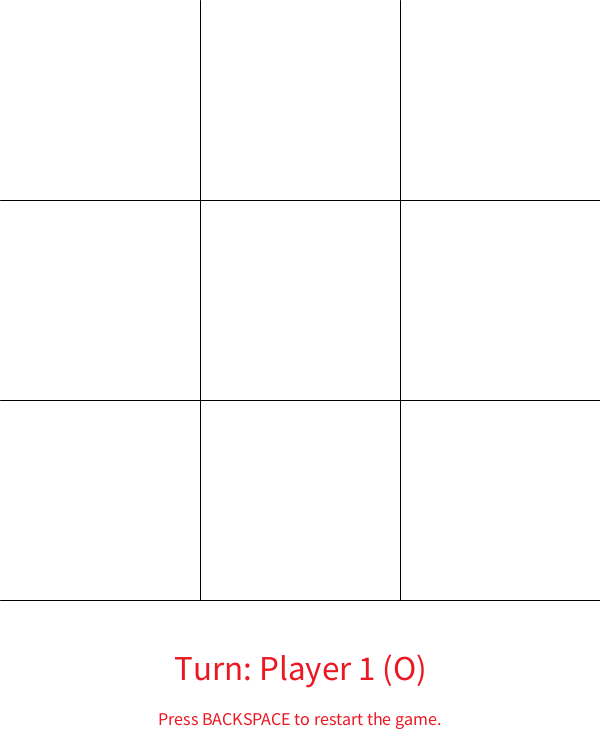
Frame 1 (no input)
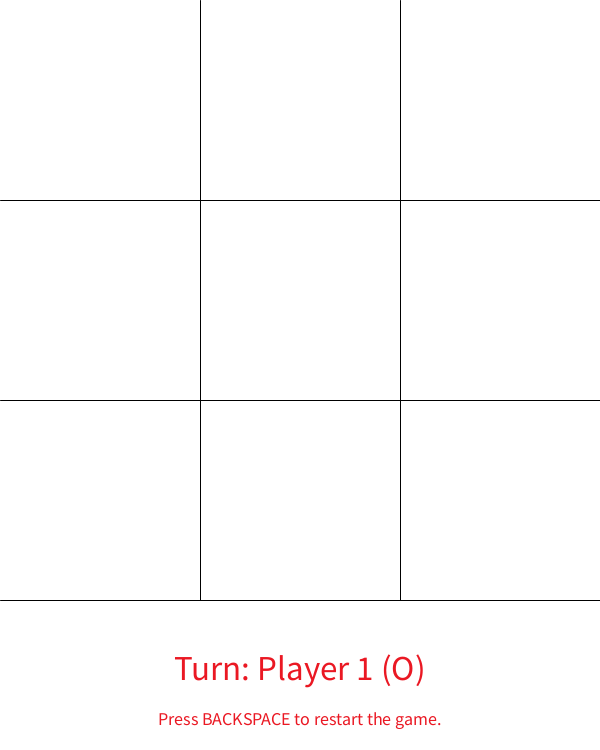
Frame 60 (the mouse pressed at the canvas centre just before this capture)
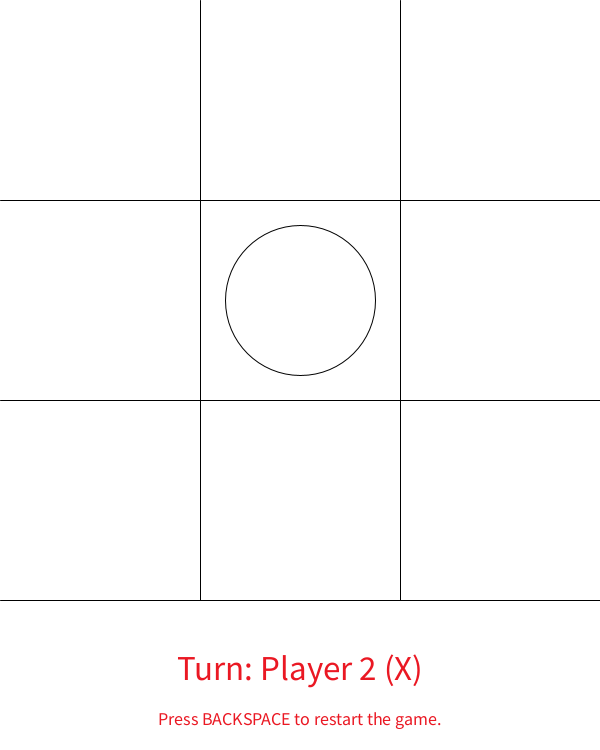
Frame 120 (the mouse held since frame 60 and released just before this capture)

The Processing sketch that drew these frames (run headless with seeded random() and noise(); from frame 60 on, the mouse is pressed at the canvas centre):

// Processing sketch: TicTacToe_Beta1
// ── TicTacToe_Beta1.pde
int[][] cellState_O = new int[4][4];// create cell state array
int[][] cellState_X = new int[4][4];
boolean gameState = true; // game state. true is not over, false is over.
boolean gameTie = false;// game tie. true is tie false is not tie.
int turn = 1; // player turn
int clickCount = 0; // click counter

void drawGrid(){ //draw a tic tac toe cell
  line(200,0,200,600);
  line(400,0,400,600);
  line(0,200,600,200);
  line(0,400,600,400);
  line(0,600,600,600);
}

void drawO(int posX,int posY){ //draw O,X
  ellipseMode(CENTER);
  circle(posX,posY,150);
}
void drawX(int posX,int posY){
  line(posX-200,posY-200,posX,posY);
  line(posX,posY-200,posX-200,posY);
}

void setup(){ // draw a screen
  size(600,750);
  background(255);
}
void draw(){ // draw game board, O's and X's, print game state.
  //initialise a tic tac toe cell
  background(255);
  drawGrid();

  //draw 0,X
  if (cellState_O[1][1] == 1){ // draw O, top row
    drawO(100,100);}
  if (cellState_O[1][2] == 1){
    drawO(300,100);}
  if (cellState_O[1][3] ==1){
    drawO(500,100);}
  if (cellState_O[2][1] == 1){ // mid row
    drawO(100,300);}
  if (cellState_O[2][2] == 1){
    drawO(300,300);}
  if (cellState_O[2][3] == 1){
    drawO(500,300);}
  if (cellState_O[3][1] == 1){ // bot row
    drawO(100,500);}
  if (cellState_O[3][2] == 1){
    drawO(300,500);}
  if (cellState_O[3][3] == 1){
    drawO(500,500);}
  
  if (cellState_X[1][1] == 1){ // draw X, top row
    drawX(200,200);}
  if (cellState_X[1][2] == 1){
    drawX(400,200);}
  if (cellState_X[1][3] == 1){
    drawX(600,200);}
  if (cellState_X[2][1] == 1){ // mid row
    drawX(200,400);}
  if (cellState_X[2][2] == 1){
    drawX(400,400);}
  if (cellState_X[2][3] == 1){
    drawX(600,400);}
  if (cellState_X[3][1] == 1){ // bot row
    drawX(200,600);}
  if (cellState_X[3][2] == 1){
    drawX(400,600);}
  if (cellState_X[3][3] == 1){
    drawX(600,600);}

  // display turn
  if (gameState == true){
    if (turn == 1){
      textSize(35);
      textAlign(CENTER);
      fill(234,24,35);
      text("Turn: Player 1 (O)",300,680);}
    if (turn == 2){
      textSize(35);
      textAlign(CENTER);
      fill(234,24,35);
      text("Turn: Player 2 (X)",300,680);}
    fill(255);
  }

  // display "press bkspc to restart"
  textSize(18);
  textAlign(CENTER);
  fill(234,24,35);
  text("Press BACKSPACE to restart the game.",300,725);
  fill(255);

  // check game state
  if (gameState == false && gameTie == true){ // tie scenario
    textSize(35);
    textAlign(CENTER);
    fill(234,24,35);
    text("Tie!",300,680);
  }
  if (gameState == false && gameTie == false){ // untie scenario
    if (turn == 2){ // Player 1 wins
      textSize(35);
      textAlign(CENTER);
      fill(234,24,35);
      text("Game Over! Player 1 Wins",300,680);}
    if (turn == 1){ // Player 2 wins
      textSize(35);
      textAlign(CENTER);
      fill(234,24,35);
      text("Game Over! Player 2 Wins",300,680);}
    fill(255);
  }
}

void keyPressed(){// for resetting a game
  if (keyCode == BACKSPACE){
    cellState_O = new int[0][0];// clear cell state array
    cellState_X = new int[0][0];
    cellState_O = new int[4][4];// recreate cell state array
    cellState_X = new int[4][4];
    gameState = true; // reset game state
    gameTie = false;// reset game tie
    turn = 1; // reset player turn
    clickCount = 0; // reset click counter
  }
}

void swapTurns(){
  if (turn == 1){
      turn = 2;
    }
    else{
      turn = 1;
    }
}

void mousePressed(){
  println("Click Count",clickCount);
  println("turn",turn);
  fill(255);     
  if (gameState == true){
    if (turn == 1){
      if ((mouseX>0 && mouseX<200) && (mouseY>0 && mouseY<200) && cellState_X[1][1] != 1){ // top row
        cellState_O[1][1] = 1;
        swapTurns();
        clickCount = clickCount + 1;}
      if ((mouseX>200 && mouseX<400) && (mouseY>0 && mouseY<200) && cellState_X[1][2] != 1){
        cellState_O[1][2] = 1;
        swapTurns();
        clickCount = clickCount + 1;}
      if ((mouseX>400 && mouseX<600) && (mouseY>0 && mouseY<200) && cellState_X[1][3] != 1){
        cellState_O[1][3] = 1;
        swapTurns();
        clickCount = clickCount + 1;}
      if ((mouseX>0 && mouseX<200) && (mouseY>200 && mouseY<400) && cellState_X[2][1] != 1){ // mid row
        cellState_O[2][1] = 1;
        swapTurns();
        clickCount = clickCount + 1;}
      if ((mouseX>200 && mouseX<400) && (mouseY>200 && mouseY<400) && cellState_X[2][2] != 1){
        cellState_O[2][2] = 1;
        swapTurns();
        clickCount = clickCount + 1;}
      if ((mouseX>400 && mouseX<600) && (mouseY>200 && mouseY<400) && cellState_X[2][3] != 1){
        cellState_O[2][3] = 1;
        swapTurns();
        clickCount = clickCount + 1;}
      if ((mouseX>0 && mouseX<200) && (mouseY>400 && mouseY<600) && cellState_X[3][1] != 1){ // bot row
        cellState_O[3][1] = 1;
        swapTurns();
        clickCount = clickCount + 1;}
      if ((mouseX>200 && mouseX<400) && (mouseY>400 && mouseY<600) && cellState_X[3][2] != 1){
        cellState_O[3][2] = 1;
        swapTurns();
        clickCount = clickCount + 1;}
      if ((mouseX>400 && mouseX<600) && (mouseY>400 && mouseY<600) && cellState_X[3][3] != 1){
        cellState_O[3][3] = 1;
        swapTurns();
        clickCount = clickCount + 1;}
    }
    if (turn == 2){
      if ((mouseX>0 && mouseX<200) && (mouseY>0 && mouseY<200) && cellState_O[1][1] != 1){ // top row
        cellState_X[1][1] = 1;
        swapTurns();
        clickCount = clickCount + 1;}
      if ((mouseX>200 && mouseX<400) && (mouseY>0 && mouseY<200) && cellState_O[1][2] != 1){
        cellState_X[1][2] = 1;
        swapTurns();
        clickCount = clickCount + 1;}
      if ((mouseX>400 && mouseX<600) && (mouseY>0 && mouseY<200) && cellState_O[1][3] != 1){
        cellState_X[1][3] = 1;
        swapTurns();
        clickCount = clickCount + 1;}
      if ((mouseX>0 && mouseX<200) && (mouseY>200 && mouseY<400) && cellState_O[2][1] != 1){ // mid row
        cellState_X[2][1] = 1;
        swapTurns();
        clickCount = clickCount + 1;}
      if ((mouseX>200 && mouseX<400) && (mouseY>200 && mouseY<400) && cellState_O[2][2] != 1){
        cellState_X[2][2] = 1;
        swapTurns();
        clickCount = clickCount + 1;}
      if ((mouseX>400 && mouseX<600) && (mouseY>200 && mouseY<400) && cellState_O[2][3] != 1){
        cellState_X[2][3] = 1;
        swapTurns();
        clickCount = clickCount + 1;}
      if ((mouseX>0 && mouseX<200) && (mouseY>400 && mouseY<600) && cellState_O[3][1] != 1){ // bot row
        cellState_X[3][1] = 1;
        swapTurns();
        clickCount = clickCount + 1;}
      if ((mouseX>200 && mouseX<400) && (mouseY>400 && mouseY<600) && cellState_O[3][2] != 1){
        cellState_X[3][2] = 1;
        swapTurns();
        clickCount = clickCount + 1;}
      if ((mouseX>400 && mouseX<600) && (mouseY>400 && mouseY<600) && cellState_O[3][3] != 1){
        cellState_X[3][3] = 1;
        swapTurns();
        clickCount = clickCount + 1;}
    }
  }

  // check a winner 
  // horizontal win
  if (cellState_O[1][1] == 1 && cellState_O[1][2] == 1 && cellState_O[1][3] == 1){ // O top
    println("Player 1 wins! top row");
    gameState = false;}
  if (cellState_O[2][1] == 1 && cellState_O[2][2] == 1 && cellState_O[2][3] == 1){ // mid
    println("Player 1 wins! mid row");
    gameState = false;}
  if (cellState_O[3][1] == 1 && cellState_O[3][2] == 1 && cellState_O[3][3] == 1){ // bot
    println("Player 1 wins! bot row");
    gameState = false;}
  if (cellState_X[1][1] == 1 && cellState_X[1][2] == 1 && cellState_X[1][3] == 1){ // X top
    println("Player 2 wins! top row");
    gameState = false;}
  if (cellState_X[2][1] == 1 && cellState_X[2][2] == 1 && cellState_X[2][3] == 1){ // mid
    println("Player 2 wins! mid row");
    gameState = false;}
  if (cellState_X[3][1] == 1 && cellState_X[3][2] == 1 && cellState_X[3][3] == 1){ // bot
    println("Player 2 wins! bot row");
    gameState = false;}
   
  // vertical win
  if (cellState_O[1][1] == 1 && cellState_O[2][1] == 1 && cellState_O[3][1] == 1){ // O left
    println("Player 1 wins! left collumn");
    gameState = false;}
  if (cellState_O[1][2] == 1 && cellState_O[2][2] == 1 && cellState_O[3][2] == 1){ // mid
    println("Player 1 wins! mid collumn");
    gameState = false;}
  if (cellState_O[1][3] == 1 && cellState_O[2][3] == 1 && cellState_O[3][3] == 1){ // right
    println("Player 1 wins! right collumn");
    gameState = false;}
  if (cellState_X[1][1] == 1 && cellState_X[2][1] == 1 && cellState_X[3][1] == 1){ // X left
    println("Player 2 wins! left collumn");
    gameState = false;}
  if (cellState_X[1][2] == 1 && cellState_X[2][2] == 1 && cellState_X[3][2] == 1){ // mid
    println("Player 2 wins! mid collumn");
    gameState = false;}
  if (cellState_X[1][3] == 1 && cellState_X[2][3] == 1 && cellState_X[3][3] == 1){ // right
    println("Player 2 wins! right collumn");
    gameState = false;}
       
  // diagonal win
  if (cellState_O[1][1] == 1 && cellState_O[2][2] == 1 && cellState_O[3][3] == 1){ // left to right
    println("Player 1 wins! left to right");
    gameState = false;}
  if (cellState_X[1][1] == 1 && cellState_X[2][2] == 1 && cellState_X[3][3] == 1){ // left to right
    println("Player 2 wins! left to right");
    gameState = false;}
  if (cellState_O[3][1] == 1 && cellState_O[2][2] == 1 && cellState_O[1][3] == 1){ // right to left
    println("Player 1 wins! right to left");
    gameState = false;}
  if (cellState_X[3][1] == 1 && cellState_X[2][2] == 1 && cellState_X[1][3] == 1){ // right to left
    println("Player 2 wins! right to left");
    gameState = false;}
      
  //a tie
  if (clickCount == 9 && gameState == true){
    println("A tie");
    gameState = false;
    gameTie = true;}
}
